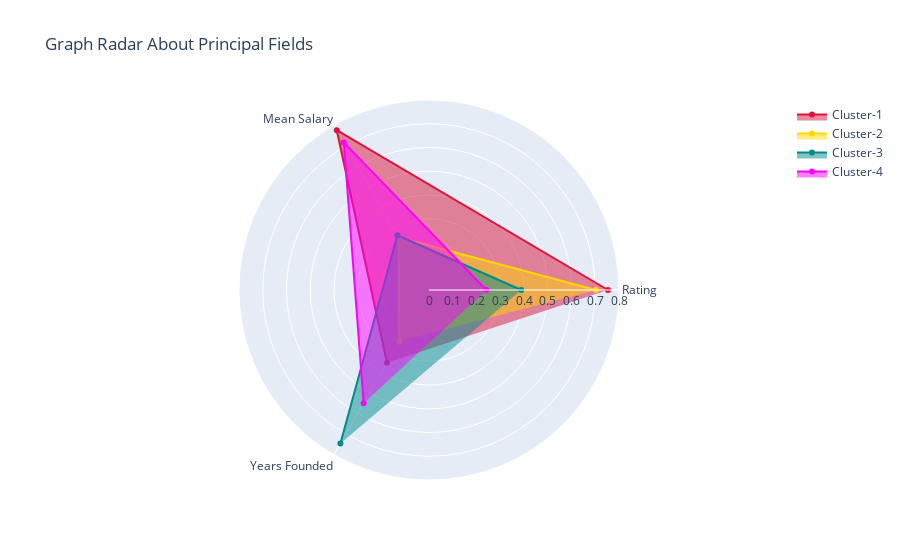

The notebook cell this image was saved under:
### Code cell
# RADAR PLOT:
colors = ['crimson','gold', 'darkcyan', 'magenta']
y = np.array(df_cluster_group)
categories = list(df_cluster_group.columns)
radar_chart = go.Figure()

#Cluster 1
radar_chart.add_trace(go.Scatterpolar(r = y[:1,:].tolist()[0],
                                     theta = categories,
                                     fill = 'toself',
                                     name = 'Cluster-1',
                                     marker = dict(color = colors[0])
                                     ))

#Cluster 2
radar_chart.add_trace(go.Scatterpolar(r = y[1:2,:].tolist()[0],
                                     theta = categories,
                                     fill = 'toself',
                                     name = 'Cluster-2',
                                     marker = dict(color = colors[1])
                                     ))

#Cluster 3
radar_chart.add_trace(go.Scatterpolar(r = y[2:3,:].tolist()[0],
                                     theta = categories,
                                     fill = 'toself',
                                     name = 'Cluster-3',
                                     marker = dict(color = colors[2])
                                     ))

#Cluster 4
radar_chart.add_trace(go.Scatterpolar(r = y[3:4,:].tolist()[0],
                                     theta = categories,
                                     fill = 'toself',
                                     name = 'Cluster-4',
                                     marker = dict(color = colors[3])
                                     ))

# Update Layout
radar_chart.update_layout(polar = dict(radialaxis = dict(visible = True,
                                                        range = [0.0, 0.8])),
                         showlegend = True,
                         title = "Graph Radar About Principal Fields")


radar_chart.show()

### Figure 1 — Plotly figure (JSON) as saved in the notebook; plotly's stock layout.template omitted (floating-point values rounded to 4 significant figures)
{"data": [{"fill": "toself", "marker": {"color": "crimson"}, "name": "Cluster-1", "r": [0.7538, 0.7768, 0.3536], "theta": ["Rating", "Mean Salary", "Years Founded"], "type": "scatterpolar"}, {"fill": "toself", "marker": {"color": "gold"}, "name": "Cluster-2", "r": [0.7028, 0.2564, 0.2494], "theta": ["Rating", "Mean Salary", "Years Founded"], "type": "scatterpolar"}, {"fill": "toself", "marker": {"color": "darkcyan"}, "name": "Cluster-3", "r": [0.3886, 0.2662, 0.746], "theta": ["Rating", "Mean Salary", "Years Founded"], "type": "scatterpolar"}, {"fill": "toself", "marker": {"color": "magenta"}, "name": "Cluster-4", "r": [0.2418, 0.7176, 0.5504], "theta": ["Rating", "Mean Salary", "Years Founded"], "type": "scatterpolar"}], "layout": {"polar": {"radialaxis": {"range": [0, 0.8], "visible": true}}, "showlegend": true, "title": {"text": "Graph Radar About Principal Fields"}}}
